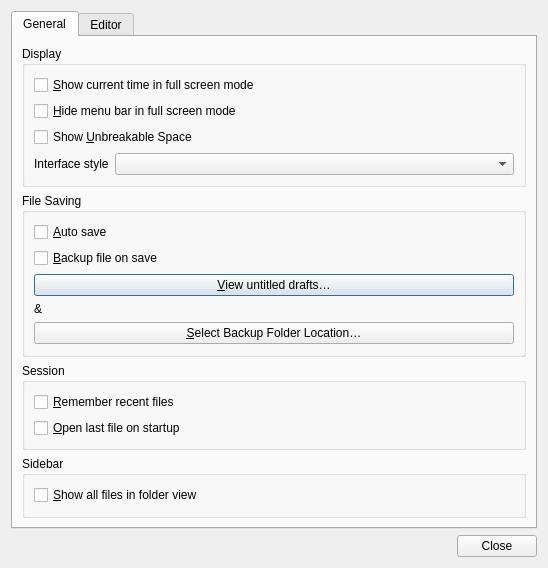
<?xml version="1.0" encoding="UTF-8"?>
<ui version="4.0">
 <class>PreferencesDialog</class>
 <widget class="QDialog" name="PreferencesDialog">
  <property name="geometry">
   <rect>
    <x>0</x>
    <y>0</y>
    <width>548</width>
    <height>551</height>
   </rect>
  </property>
  <property name="windowTitle">
   <string>Preferences</string>
  </property>
  <layout class="QVBoxLayout" name="verticalLayout_7">
   <item>
    <widget class="QTabWidget" name="tabWidget">
     <property name="currentIndex">
      <number>0</number>
     </property>
     <widget class="QWidget" name="General">
      <attribute name="title">
       <string>General</string>
      </attribute>
      <layout class="QVBoxLayout" name="verticalLayout_9">
       <item>
        <widget class="QGroupBox" name="groupBox">
         <property name="title">
          <string>Display</string>
         </property>
         <layout class="QVBoxLayout" name="verticalLayout_3">
          <item>
           <widget class="QCheckBox" name="clockCheckBox">
            <property name="text">
             <string>&amp;Show current time in full screen mode</string>
            </property>
           </widget>
          </item>
          <item>
           <widget class="QCheckBox" name="menuBarCheckBox">
            <property name="text">
             <string>&amp;Hide menu bar in full screen mode</string>
            </property>
           </widget>
          </item>
          <item>
           <widget class="QCheckBox" name="unbreakableSpaceCheckBox">
            <property name="text">
             <string>Show &amp;Unbreakable Space</string>
            </property>
           </widget>
          </item>
          <item>
           <layout class="QHBoxLayout" name="horizontalLayout" stretch="0,1">
            <item>
             <widget class="QLabel" name="label">
              <property name="text">
               <string>Interface style</string>
              </property>
              <property name="buddy">
               <cstring>cornersComboBox</cstring>
              </property>
             </widget>
            </item>
            <item>
             <widget class="QComboBox" name="cornersComboBox"/>
            </item>
           </layout>
          </item>
          <item>
           <spacer name="verticalSpacer_3">
            <property name="orientation">
             <enum>Qt::Vertical</enum>
            </property>
            <property name="sizeHint" stdset="0">
             <size>
              <width>20</width>
              <height>18</height>
             </size>
            </property>
           </spacer>
          </item>
         </layout>
        </widget>
       </item>
       <item>
        <widget class="QGroupBox" name="groupBox_2">
         <property name="title">
          <string>File Saving</string>
         </property>
         <layout class="QVBoxLayout" name="verticalLayout_2">
          <item>
           <widget class="QCheckBox" name="autoSaveCheckBox">
            <property name="text">
             <string>&amp;Auto save</string>
            </property>
           </widget>
          </item>
          <item>
           <widget class="QCheckBox" name="backupCheckBox">
            <property name="text">
             <string>&amp;Backup file on save</string>
            </property>
           </widget>
          </item>
          <item>
           <widget class="QPushButton" name="openDraftDirButton">
            <property name="text">
             <string>&amp;View untitled drafts…</string>
            </property>
           </widget>
          </item>
          <item>
           <widget class="QLabel" name="currentBackupFolderText">
            <property name="text">
             <string>&amp;</string>
            </property>
           </widget>
          </item>
          <item>
           <widget class="QPushButton" name="selectBackupFolderButton">
            <property name="text">
             <string>&amp;Select Backup Folder Location…</string>
            </property>
           </widget>
          </item>
          <item>
           <spacer name="verticalSpacer_2">
            <property name="orientation">
             <enum>Qt::Vertical</enum>
            </property>
            <property name="sizeHint" stdset="0">
             <size>
              <width>20</width>
              <height>40</height>
             </size>
            </property>
           </spacer>
          </item>
         </layout>
        </widget>
       </item>
       <item>
        <widget class="QGroupBox" name="groupBox_3">
         <property name="title">
          <string>Session</string>
         </property>
         <layout class="QVBoxLayout" name="verticalLayout">
          <item>
           <widget class="QCheckBox" name="rememberHistoryCheckBox">
            <property name="text">
             <string>&amp;Remember recent files</string>
            </property>
           </widget>
          </item>
          <item>
           <widget class="QCheckBox" name="restoreSessionCheckBox">
            <property name="text">
             <string>&amp;Open last file on startup</string>
            </property>
           </widget>
          </item>
          <item>
           <spacer name="verticalSpacer_7">
            <property name="orientation">
             <enum>Qt::Vertical</enum>
            </property>
            <property name="sizeHint" stdset="0">
             <size>
              <width>20</width>
              <height>40</height>
             </size>
            </property>
           </spacer>
          </item>
         </layout>
        </widget>
       </item>
       <item>
        <widget class="QGroupBox" name="groupBox_7">
         <property name="title">
          <string>Sidebar</string>
         </property>
         <layout class="QVBoxLayout" name="verticalLayout">
          <item>
           <widget class="QCheckBox" name="folderViewShowAllFilesCheckBox">
            <property name="text">
             <string>&amp;Show all files in folder view</string>
            </property>
           </widget>
          </item>
          <item>
           <spacer name="verticalSpacer">
            <property name="orientation">
             <enum>Qt::Vertical</enum>
            </property>
            <property name="sizeHint" stdset="0">
             <size>
              <width>20</width>
              <height>40</height>
             </size>
            </property>
           </spacer>
          </item>
         </layout>
        </widget>
       </item>
      </layout>
     </widget>
     <widget class="QWidget" name="Editor">
      <attribute name="title">
       <string>Editor</string>
      </attribute>
      <layout class="QVBoxLayout" name="verticalLayout_8">
       <item>
        <widget class="QGroupBox" name="groupBox_4">
         <property name="title">
          <string>Tabulation</string>
         </property>
         <layout class="QVBoxLayout" name="verticalLayout_6">
          <item>
           <widget class="QCheckBox" name="spacesCheckBox">
            <property name="text">
             <string>&amp;Insert spaces for tabs</string>
            </property>
           </widget>
          </item>
          <item>
           <layout class="QHBoxLayout" name="horizontalLayout_2" stretch="0,1">
            <item>
             <widget class="QLabel" name="label_6">
              <property name="text">
               <string>Tabulation width</string>
              </property>
              <property name="buddy">
               <cstring>tabWidthInput</cstring>
              </property>
             </widget>
            </item>
            <item>
             <widget class="QSpinBox" name="tabWidthInput">
              <property name="minimum">
               <number>1</number>
              </property>
              <property name="maximum">
               <number>8</number>
              </property>
             </widget>
            </item>
           </layout>
          </item>
          <item>
           <spacer name="verticalSpacer_6">
            <property name="orientation">
             <enum>Qt::Vertical</enum>
            </property>
            <property name="sizeHint" stdset="0">
             <size>
              <width>20</width>
              <height>40</height>
             </size>
            </property>
           </spacer>
          </item>
         </layout>
        </widget>
       </item>
       <item>
        <widget class="QGroupBox" name="groupBox_5">
         <property name="title">
          <string>Styling</string>
         </property>
         <layout class="QVBoxLayout" name="verticalLayout_5">
          <item>
           <layout class="QFormLayout" name="formLayout">
            <item row="0" column="0">
             <widget class="QLabel" name="label_2">
              <property name="text">
               <string>Focus mode</string>
              </property>
              <property name="buddy">
               <cstring>focusModeCombo</cstring>
              </property>
             </widget>
            </item>
            <item row="0" column="1">
             <widget class="QComboBox" name="focusModeCombo"/>
            </item>
            <item row="1" column="0">
             <widget class="QLabel" name="label_3">
              <property name="text">
               <string>Editor width</string>
              </property>
              <property name="buddy">
               <cstring>editorWidthCombo</cstring>
              </property>
             </widget>
            </item>
            <item row="1" column="1">
             <widget class="QComboBox" name="editorWidthCombo"/>
            </item>
            <item row="2" column="0">
             <widget class="QLabel" name="label_4">
              <property name="text">
               <string>Blockquote style</string>
              </property>
              <property name="buddy">
               <cstring>blockquoteStyleCombo</cstring>
              </property>
             </widget>
            </item>
            <item row="2" column="1">
             <widget class="QComboBox" name="blockquoteStyleCombo"/>
            </item>
            <item row="3" column="0">
             <widget class="QLabel" name="label_5">
              <property name="text">
               <string>Emphasis style</string>
              </property>
              <property name="buddy">
               <cstring>underlineCombo</cstring>
              </property>
             </widget>
            </item>
            <item row="3" column="1">
             <widget class="QComboBox" name="underlineCombo"/>
            </item>
           </layout>
          </item>
          <item>
           <widget class="QCheckBox" name="largeHeadingsCheckBox">
            <property name="text">
             <string>&amp;Use large headings</string>
            </property>
           </widget>
          </item>
          <item>
           <spacer name="verticalSpacer_5">
            <property name="orientation">
             <enum>Qt::Vertical</enum>
            </property>
            <property name="sizeHint" stdset="0">
             <size>
              <width>20</width>
              <height>40</height>
             </size>
            </property>
           </spacer>
          </item>
         </layout>
        </widget>
       </item>
       <item>
        <widget class="QGroupBox" name="groupBox_6">
         <property name="title">
          <string>Typing</string>
         </property>
         <layout class="QVBoxLayout" name="verticalLayout_4">
          <item>
           <widget class="QCheckBox" name="cycleBulletPointsCheckBox">
            <property name="text">
             <string>C&amp;ycle bullet point markers</string>
            </property>
           </widget>
          </item>
          <item>
           <widget class="QCheckBox" name="autoMatchCheckBox">
            <property name="text">
             <string>&amp;Automatically match characters</string>
            </property>
           </widget>
          </item>
          <item>
           <widget class="QPushButton" name="matchedCharsButton">
            <property name="text">
             <string>Customize &amp;matched characters…</string>
            </property>
           </widget>
          </item>
          <item>
           <spacer name="verticalSpacer_4">
            <property name="orientation">
             <enum>Qt::Vertical</enum>
            </property>
            <property name="sizeHint" stdset="0">
             <size>
              <width>20</width>
              <height>40</height>
             </size>
            </property>
           </spacer>
          </item>
         </layout>
        </widget>
       </item>
      </layout>
     </widget>
    </widget>
   </item>
   <item>
    <widget class="QDialogButtonBox" name="buttonBox">
     <property name="orientation">
      <enum>Qt::Horizontal</enum>
     </property>
     <property name="standardButtons">
      <set>QDialogButtonBox::Close</set>
     </property>
    </widget>
   </item>
  </layout>
 </widget>
 <resources/>
 <connections>
  <connection>
   <sender>buttonBox</sender>
   <signal>accepted()</signal>
   <receiver>PreferencesDialog</receiver>
   <slot>accept()</slot>
   <hints>
    <hint type="sourcelabel">
     <x>808</x>
     <y>774</y>
    </hint>
    <hint type="destinationlabel">
     <x>157</x>
     <y>274</y>
    </hint>
   </hints>
  </connection>
  <connection>
   <sender>buttonBox</sender>
   <signal>rejected()</signal>
   <receiver>PreferencesDialog</receiver>
   <slot>reject()</slot>
   <hints>
    <hint type="sourcelabel">
     <x>876</x>
     <y>780</y>
    </hint>
    <hint type="destinationlabel">
     <x>286</x>
     <y>274</y>
    </hint>
   </hints>
  </connection>
 </connections>
</ui>
